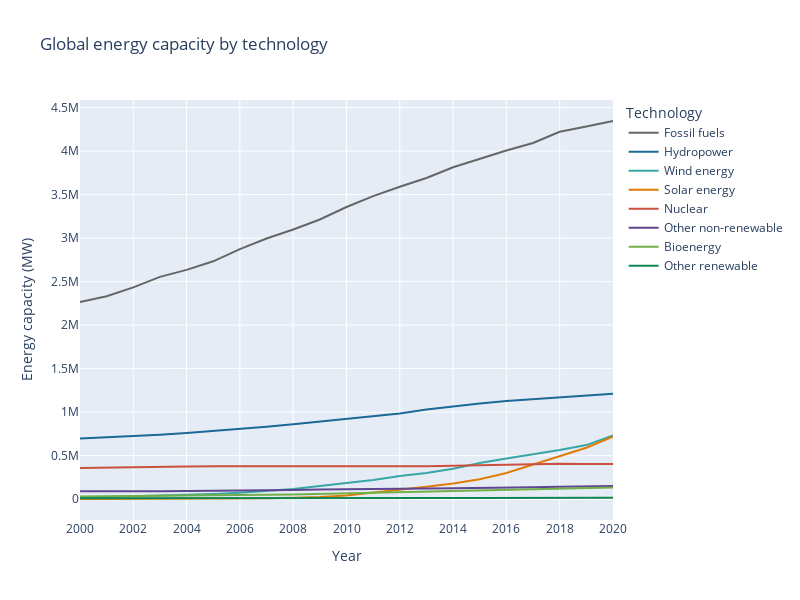

The notebook cell saved with this chart:
### Code cell
fig = px.line(world_tech_cap, 
              x='Year', 
              y='Energy capacity (MW)',  
              title='Global energy capacity by technology',
              color='Technology',
              color_discrete_map=color_discrete_map,
              category_orders={'Technology': world_tech_cap.sort_values('Energy capacity (MW)', ascending=False)['Technology']},
              height=600,width=800)
fig.update_layout(
    xaxis = dict(
        tickmode = 'linear',
        dtick = 2
    )
)
fig.show()
py.plot(fig, filename = 'Global capacity generation by technology', auto_open=False)

### Figure 1 — Plotly figure (JSON) as saved in the notebook; plotly's stock layout.template omitted (floating-point values rounded to 4 significant figures)
{"data": [{"hovertemplate": "Technology=Fossil fuels<br>Year=%{x}<br>Energy capacity (MW)=%{y}<extra></extra>", "legendgroup": "Fossil fuels", "line": {"color": "rgb(102, 102, 102)", "dash": "solid"}, "marker": {"symbol": "circle"}, "mode": "lines", "name": "Fossil fuels", "orientation": "v", "showlegend": true, "type": "scatter", "x": ["2000", "2001", "2002", "2003", "2004", "2005", "2006", "2007", "2008", "2009", "2010", "2011", "2012", "2013", "2014", "2015", "2016", "2017", "2018", "2019", "2020"], "xaxis": "x", "y": [2264000.0, 2333000.0, 2433000.0, 2555000.0, 2635000.0, 2733000.0, 2874000.0, 2996000.0, 3100000.0, 3214000.0, 3358000.0, 3483000.0, 3590000.0, 3692000.0, 3815000.0, 3913000.0, 4006000.0, 4094000.0, 4223000.0, 4283000.0, 4346000.0], "yaxis": "y"}, {"hovertemplate": "Technology=Hydropower<br>Year=%{x}<br>Energy capacity (MW)=%{y}<extra></extra>", "legendgroup": "Hydropower", "line": {"color": "rgb(29, 105, 150)", "dash": "solid"}, "marker": {"symbol": "circle"}, "mode": "lines", "name": "Hydropower", "orientation": "v", "showlegend": true, "type": "scatter", "x": ["2000", "2001", "2002", "2003", "2004", "2005", "2006", "2007", "2008", "2009", "2010", "2011", "2012", "2013", "2014", "2015", "2016", "2017", "2018", "2019", "2020"], "xaxis": "x", "y": [697200.0, 709100.0, 720200.0, 740400.0, 761300.0, 784100.0, 805500.0, 832400.0, 861800.0, 891700.0, 925700.0, 953900.0, 984600.0, 1029000.0, 1066000.0, 1098000.0, 1129000.0, 1151000.0, 1173000.0, 1191000.0, 1212000.0], "yaxis": "y"}, {"hovertemplate": "Technology=Wind energy<br>Year=%{x}<br>Energy capacity (MW)=%{y}<extra></extra>", "legendgroup": "Wind energy", "line": {"color": "rgb(56, 166, 165)", "dash": "solid"}, "marker": {"symbol": "circle"}, "mode": "lines", "name": "Wind energy", "orientation": "v", "showlegend": true, "type": "scatter", "x": ["2000", "2001", "2002", "2003", "2004", "2005", "2006", "2007", "2008", "2009", "2010", "2011", "2012", "2013", "2014", "2015", "2016", "2017", "2018", "2019", "2020"], "xaxis": "x", "y": [16930.0, 23970.0, 30730.0, 38670.0, 47680.0, 58410.0, 73160.0, 91550.0, 115600.0, 150100.0, 180900.0, 220100.0, 266900.0, 299800.0, 349300.0, 416200.0, 466900.0, 514200.0, 564300.0, 621100.0, 731600.0], "yaxis": "y"}, {"hovertemplate": "Technology=Solar energy<br>Year=%{x}<br>Energy capacity (MW)=%{y}<extra></extra>", "legendgroup": "Solar energy", "line": {"color": "rgb(225, 124, 5)", "dash": "solid"}, "marker": {"symbol": "circle"}, "mode": "lines", "name": "Solar energy", "orientation": "v", "showlegend": true, "type": "scatter", "x": ["2000", "2001", "2002", "2003", "2004", "2005", "2006", "2007", "2008", "2009", "2010", "2011", "2012", "2013", "2014", "2015", "2016", "2017", "2018", "2019", "2020"], "xaxis": "x", "y": [1228.0, 1339.0, 1639.0, 2353.0, 3440.0, 4937.0, 6506.0, 8985.0, 15260.0, 23610.0, 41600.0, 73920.0, 104300.0, 141200.0, 180200.0, 228100.0, 300199, 395300.0, 488800.0, 591000.0, 717200.0], "yaxis": "y"}, {"hovertemplate": "Technology=Nuclear<br>Year=%{x}<br>Energy capacity (MW)=%{y}<extra></extra>", "legendgroup": "Nuclear", "line": {"color": "rgb(204, 80, 62)", "dash": "solid"}, "marker": {"symbol": "circle"}, "mode": "lines", "name": "Nuclear", "orientation": "v", "showlegend": true, "type": "scatter", "x": ["2000", "2001", "2002", "2003", "2004", "2005", "2006", "2007", "2008", "2009", "2010", "2011", "2012", "2013", "2014", "2015", "2016", "2017", "2018", "2019", "2020"], "xaxis": "x", "y": [358500.0, 360400.0, 366800.0, 366600.0, 373900.0, 378000.0, 378700.0, 379900.0, 378700.0, 380000.0, 381500.0, 386200.0, 378700.0, 376700.0, 383500.0, 383300.0, 398300.0, 398700.0, 405900.0, 404500.0, 403500.0], "yaxis": "y"}, {"hovertemplate": "Technology=Other non-renewable<br>Year=%{x}<br>Energy capacity (MW)=%{y}<extra></extra>", "legendgroup": "Other non-renewable", "line": {"color": "rgb(95, 70, 144)", "dash": "solid"}, "marker": {"symbol": "circle"}, "mode": "lines", "name": "Other non-renewable", "orientation": "v", "showlegend": true, "type": "scatter", "x": ["2000", "2001", "2002", "2003", "2004", "2005", "2006", "2007", "2008", "2009", "2010", "2011", "2012", "2013", "2014", "2015", "2016", "2017", "2018", "2019", "2020"], "xaxis": "x", "y": [90870.0, 87010.0, 89350.0, 90010.0, 91490.0, 95300.0, 98510.0, 102500.0, 104500.0, 109600.0, 110700.0, 113900.0, 118200.0, 121800.0, 124300.0, 126500.0, 132600.0, 137300.0, 142200.0, 145100.0, 151000.0], "yaxis": "y"}, {"hovertemplate": "Technology=Bioenergy<br>Year=%{x}<br>Energy capacity (MW)=%{y}<extra></extra>", "legendgroup": "Bioenergy", "line": {"color": "rgb(115, 175, 72)", "dash": "solid"}, "marker": {"symbol": "circle"}, "mode": "lines", "name": "Bioenergy", "orientation": "v", "showlegend": true, "type": "scatter", "x": ["2000", "2001", "2002", "2003", "2004", "2005", "2006", "2007", "2008", "2009", "2010", "2011", "2012", "2013", "2014", "2015", "2016", "2017", "2018", "2019", "2020"], "xaxis": "x", "y": [29160.0, 31050.0, 32600.0, 34930.0, 37930.0, 43150.0, 47170.0, 50300.0, 54200.0, 61020.0, 65590.0, 71830.0, 76920.0, 84410.0, 90480.0, 96260.0, 105200.0, 110800.0, 118000.0, 123800.0, 132900.0], "yaxis": "y"}, {"hovertemplate": "Technology=Other renewable<br>Year=%{x}<br>Energy capacity (MW)=%{y}<extra></extra>", "legendgroup": "Other renewable", "line": {"color": "rgb(15, 133, 84)", "dash": "solid"}, "marker": {"symbol": "circle"}, "mode": "lines", "name": "Other renewable", "orientation": "v", "showlegend": true, "type": "scatter", "x": ["2000", "2001", "2002", "2003", "2004", "2005", "2006", "2007", "2008", "2009", "2010", "2011", "2012", "2013", "2014", "2015", "2016", "2017", "2018", "2019", "2020"], "xaxis": "x", "y": [8474.0, 8156.0, 8350.0, 8443.0, 8460.0, 8809.0, 9036.0, 9269.0, 9574.0, 10020.0, 10480.0, 10880.0, 11260.0, 11500.0, 11940.0, 12600.0, 12930.0, 13560.0, 14000.0, 14620.0, 14960.0], "yaxis": "y"}], "layout": {"height": 600, "legend": {"title": {"text": "Technology"}, "tracegroupgap": 0}, "title": {"text": "Global energy capacity by technology"}, "width": 800, "xaxis": {"anchor": "y", "domain": [0, 1], "dtick": 2, "tickmode": "linear", "title": {"text": "Year"}}, "yaxis": {"anchor": "x", "domain": [0, 1], "title": {"text": "Energy capacity (MW)"}}}}
